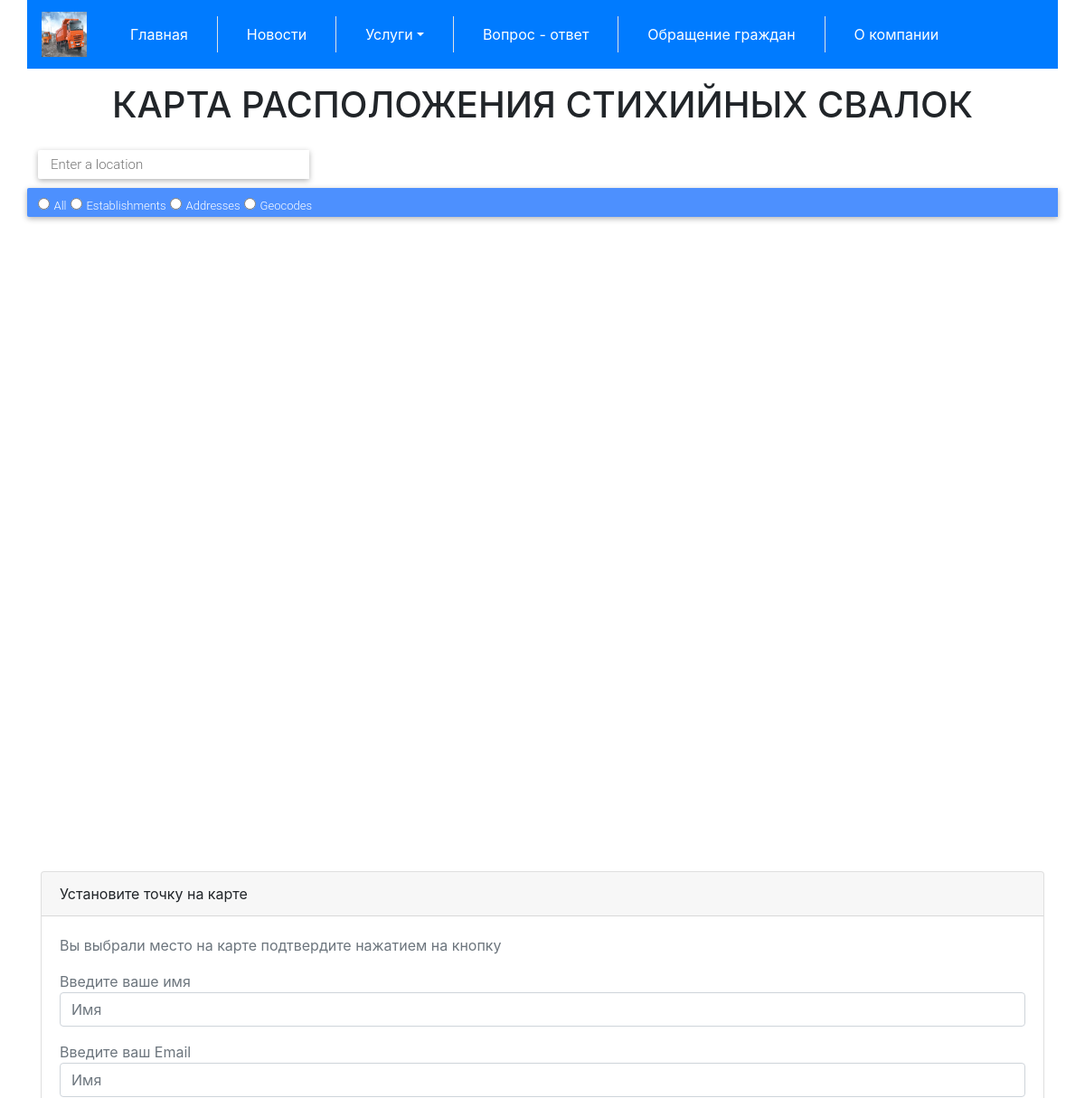
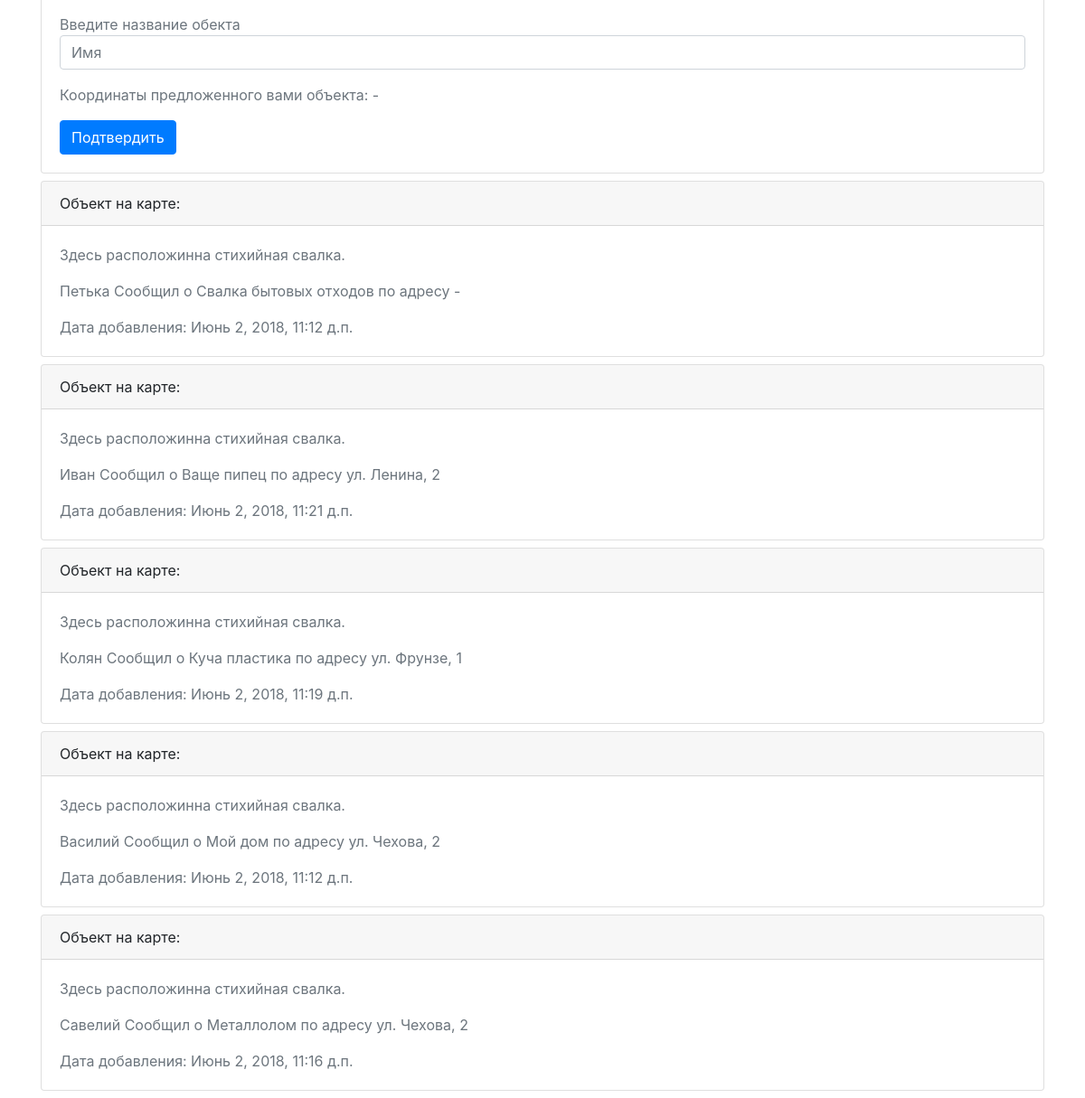
Screenshot of /map/ with the database file from the repository (2 pictures, top to bottom).
### server/models.py (models this page shows, shortened)
class MapObjects(models.Model):
    objects = models.Manager()
    class Meta:
        ordering = ['adres', ]
    adres = models.TextField(
        default="",
        verbose_name="Adres of object"
    )
    name = models.TextField(
        default="",
        verbose_name="Name of user"
    )
    email = models.TextField(
        default="",
        verbose_name="Email of user"
    )
    object_name = models.TextField(
        default="",
        verbose_name="Object name"
    )
    lng = models.FloatField(
        default=0.0
    )
    lat = models.FloatField(
        default=0.0
    )
    date = models.DateTimeField(
        default=datetime.utcnow()
    )

### server/views.py (the view)
# urls.py: url(r'^map/', server_views.map, name='map'),
def map(request):
    return render(
        request=request,
        template_name='map.html',
        context={
            "map": MapObjects.objects.all()[:5]
        }
    )

### templates/map.html (shortened to what this page needs)
{% extends "base.html" %}
{% block content %}
<div class="col-xl-12">
    <h1 class="text-center text-uppercase my-3">Карта расположения стихийных свалок</h1>
</div>
<div style="height: 800px; width: 1150px;">
    <input id="pac-input" class="controls" type="text"
           placeholder="Enter a location">
    <div id="type-selector" class="controls">
        <input type="radio" name="type" id="changetype-all" >
        <label for="changetype-all">All</label>
        <input type="radio" name="type" id="changetype-establishment">
        <label for="changetype-establishment">Establishments</label>
        <input type="radio" name="type" id="changetype-address">
        <label for="changetype-address" checked="checked">Addresses</label>
        <input type="radio" name="type" id="changetype-geocode">
        <label for="changetype-geocode">Geocodes</label>
    </div>
    <div id="map"></div>
</div>
<div class="col-xl-12">
    <div class="card my-2">
        <div class="card-header">
            Установите точку на карте
        </div>
        <div class="card-body text-secondary">
            <p class="card-text">Вы выбрали место на карте подтвердите нажатием на кнопку</p>
            <p class="card-text">Введите ваше имя <input type="text" id="pname" name="query" class="form-control" placeholder="Имя" value=""></p>
            <p class="card-text">Введите ваш Email <input type="text" id="pemail" name="query" class="form-control" placeholder="Имя" value=""></p>
            <p class="card-text">Введите название обекта <input type="text" id="pobj" name="query" class="form-control" placeholder="Имя" value=""></p>
            <p class="card-text">Координаты предложенного вами объекта: <span id="coord">-</span> </p>
            <button type="submit" class="btn btn-primary text-center" id="akcept">Подтвердить</button>
        </div>
    </div>
    {% if map %}
        {% for m in map %}
            <div class="card my-2">
                <div class="card-header">
                    Объект на карте:
                </div>
                <div class="card-body text-secondary">
                    <p class="card-text">Здесь расположинна стихийная свалка.</p>
                    <p class="card-text">{{m.name}} Сообщил о {{m.object_name}} по адресу {{ m.adres }}</p>
                    <p class="card-text">Дата добавления: {{ m.date }}</p>
                </div>
            </div>
        {% endfor %}
    {% endif %}
</div>
{% endblock %}

### templates/map.html (style rules this page uses)
#map { height: 100%; }
html, body { height: 100%; margin: 0; padding: 0; }
.controls { margin-top: 10px; border: 1px solid transparent; border-radius: 2px 0 0 2px; box-sizing: border-box; -moz-box-sizing: border-box; height: 32px; outline: none; box-shadow: 0 2px 6px rgba(0, 0, 0, 0.3); }
#pac-input { background-color: #fff; font-family: Roboto; font-size: 15px; font-weight: 300; margin-left: 12px; padding: 0 11px 0 13px; text-overflow: ellipsis; width: 300px; }
#type-selector { color: #fff; background-color: #4d90fe; padding: 5px 11px 0px 11px; }
#type-selector label { font-family: Roboto; font-size: 13px; font-weight: 300; }

### rows the page displays
MapObjects: name "Петька", object_name "Свалка бытовых отходов", adres "-", date "Июнь 2, 2018, 11:12 д.п."
MapObjects: name "Иван", object_name "Ваще пипец", adres "ул. Ленина, 2", date "Июнь 2, 2018, 11:21 д.п."
MapObjects: name "Колян", object_name "Куча пластика", adres "ул. Фрунзе, 1", date "Июнь 2, 2018, 11:19 д.п."
MapObjects: name "Василий", object_name "Мой дом", adres "ул. Чехова, 2", date "Июнь 2, 2018, 11:12 д.п."
MapObjects: name "Савелий", object_name "Металлолом", adres "ул. Чехова, 2", date "Июнь 2, 2018, 11:16 д.п."
